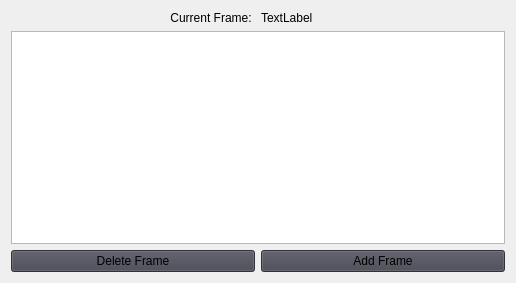
<?xml version="1.0" encoding="UTF-8"?>
<ui version="4.0">
 <class>FrameSelectionPane</class>
 <widget class="QWidget" name="FrameSelectionPane">
  <property name="geometry">
   <rect>
    <x>0</x>
    <y>0</y>
    <width>516</width>
    <height>283</height>
   </rect>
  </property>
  <property name="windowTitle">
   <string>Form</string>
  </property>
  <layout class="QVBoxLayout" name="verticalLayout">
   <item>
    <layout class="QHBoxLayout" name="horizontalLayout">
     <item>
      <widget class="QLabel" name="label">
       <property name="text">
        <string>Current Frame: </string>
       </property>
       <property name="alignment">
        <set>Qt::AlignmentFlag::AlignRight|Qt::AlignmentFlag::AlignTrailing|Qt::AlignmentFlag::AlignVCenter</set>
       </property>
      </widget>
     </item>
     <item>
      <widget class="QLabel" name="currentFrame">
       <property name="text">
        <string>TextLabel</string>
       </property>
      </widget>
     </item>
    </layout>
   </item>
   <item>
    <widget class="QListWidget" name="listWidget">
     <property name="flow">
      <enum>QListView::Flow::LeftToRight</enum>
     </property>
    </widget>
   </item>
   <item>
    <layout class="QGridLayout" name="gridLayout_2">
     <item row="0" column="0">
      <widget class="QPushButton" name="DeleteFrame">
       <property name="styleSheet">
        <string notr="true">background-color: rgb(68, 69, 80)</string>
       </property>
       <property name="text">
        <string>Delete Frame</string>
       </property>
       <property name="icon">
        <iconset theme="QIcon::ThemeIcon::EditDelete"/>
       </property>
      </widget>
     </item>
     <item row="0" column="1">
      <widget class="QPushButton" name="AddFrame">
       <property name="styleSheet">
        <string notr="true">background-color: rgb(68, 69, 80)</string>
       </property>
       <property name="text">
        <string>Add Frame</string>
       </property>
       <property name="icon">
        <iconset theme="QIcon::ThemeIcon::ListAdd"/>
       </property>
      </widget>
     </item>
    </layout>
   </item>
  </layout>
 </widget>
 <resources/>
 <connections/>
</ui>
